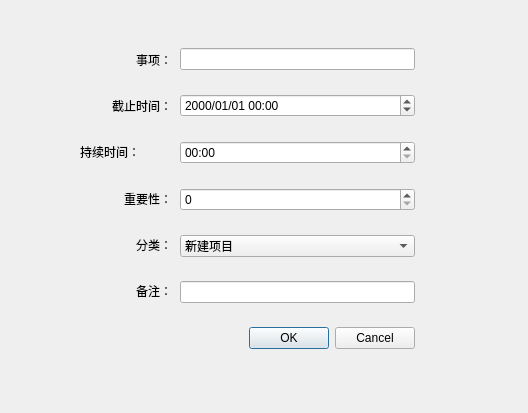
<?xml version="1.0" encoding="UTF-8"?>
<ui version="4.0">
 <class>Dialog</class>
 <widget class="QDialog" name="Dialog">
  <property name="geometry">
   <rect>
    <x>0</x>
    <y>0</y>
    <width>528</width>
    <height>413</height>
   </rect>
  </property>
  <property name="windowTitle">
   <string>Dialog</string>
  </property>
  <widget class="QWidget" name="verticalLayoutWidget">
   <property name="geometry">
    <rect>
     <x>180</x>
     <y>30</y>
     <width>235</width>
     <height>341</height>
    </rect>
   </property>
   <layout class="QVBoxLayout" name="verticalLayout">
    <item>
     <widget class="QLineEdit" name="lineEdit_2"/>
    </item>
    <item>
     <widget class="QDateTimeEdit" name="dateTimeEdit_2">
      <property name="displayFormat">
       <string>yyyy/MM/dd HH:mm</string>
      </property>
     </widget>
    </item>
    <item>
     <widget class="QTimeEdit" name="timeEdit">
      <property name="displayFormat">
       <string>HH:mm</string>
      </property>
     </widget>
    </item>
    <item>
     <widget class="QSpinBox" name="spinBox"/>
    </item>
    <item>
     <widget class="QComboBox" name="comboBox">
      <item>
       <property name="text">
        <string>新建项目</string>
       </property>
      </item>
      <item>
       <property name="text">
        <string>新建项目</string>
       </property>
      </item>
      <item>
       <property name="text">
        <string>新建项目</string>
       </property>
      </item>
      <item>
       <property name="text">
        <string>新建项目</string>
       </property>
      </item>
     </widget>
    </item>
    <item>
     <widget class="QLineEdit" name="lineEdit"/>
    </item>
    <item>
     <widget class="QDialogButtonBox" name="buttonBox_2">
      <property name="standardButtons">
       <set>QDialogButtonBox::Cancel|QDialogButtonBox::Ok</set>
      </property>
     </widget>
    </item>
   </layout>
  </widget>
  <widget class="QWidget" name="verticalLayoutWidget_2">
   <property name="geometry">
    <rect>
     <x>80</x>
     <y>40</y>
     <width>92</width>
     <height>271</height>
    </rect>
   </property>
   <layout class="QVBoxLayout" name="verticalLayout_2">
    <item>
     <widget class="QLabel" name="label">
      <property name="text">
       <string>事项：</string>
      </property>
      <property name="alignment">
       <set>Qt::AlignRight|Qt::AlignTrailing|Qt::AlignVCenter</set>
      </property>
     </widget>
    </item>
    <item>
     <widget class="QLabel" name="label_5">
      <property name="text">
       <string>截止时间：</string>
      </property>
      <property name="alignment">
       <set>Qt::AlignRight|Qt::AlignTrailing|Qt::AlignVCenter</set>
      </property>
     </widget>
    </item>
    <item>
     <widget class="QLabel" name="label_3">
      <property name="text">
       <string>持续时间：</string>
      </property>
     </widget>
    </item>
    <item>
     <widget class="QLabel" name="label_4">
      <property name="text">
       <string>重要性：</string>
      </property>
      <property name="alignment">
       <set>Qt::AlignRight|Qt::AlignTrailing|Qt::AlignVCenter</set>
      </property>
     </widget>
    </item>
    <item>
     <widget class="QLabel" name="label_2">
      <property name="text">
       <string>分类：</string>
      </property>
      <property name="alignment">
       <set>Qt::AlignRight|Qt::AlignTrailing|Qt::AlignVCenter</set>
      </property>
     </widget>
    </item>
    <item>
     <widget class="QLabel" name="label_6">
      <property name="text">
       <string>备注：</string>
      </property>
      <property name="alignment">
       <set>Qt::AlignRight|Qt::AlignTrailing|Qt::AlignVCenter</set>
      </property>
     </widget>
    </item>
   </layout>
  </widget>
 </widget>
 <resources/>
 <connections/>
</ui>
